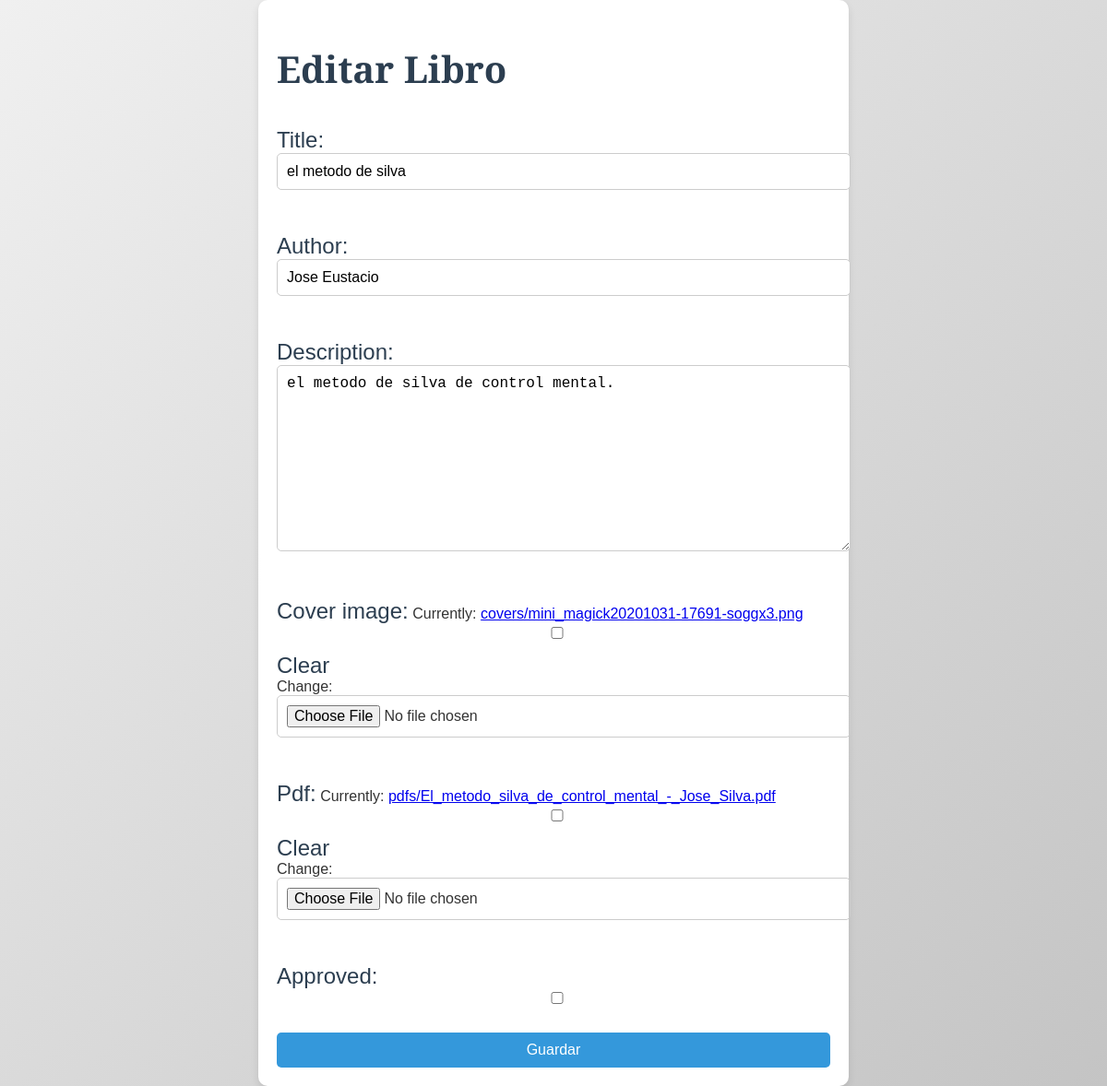
The app's page /book/edit/2/ (signed in), older data.
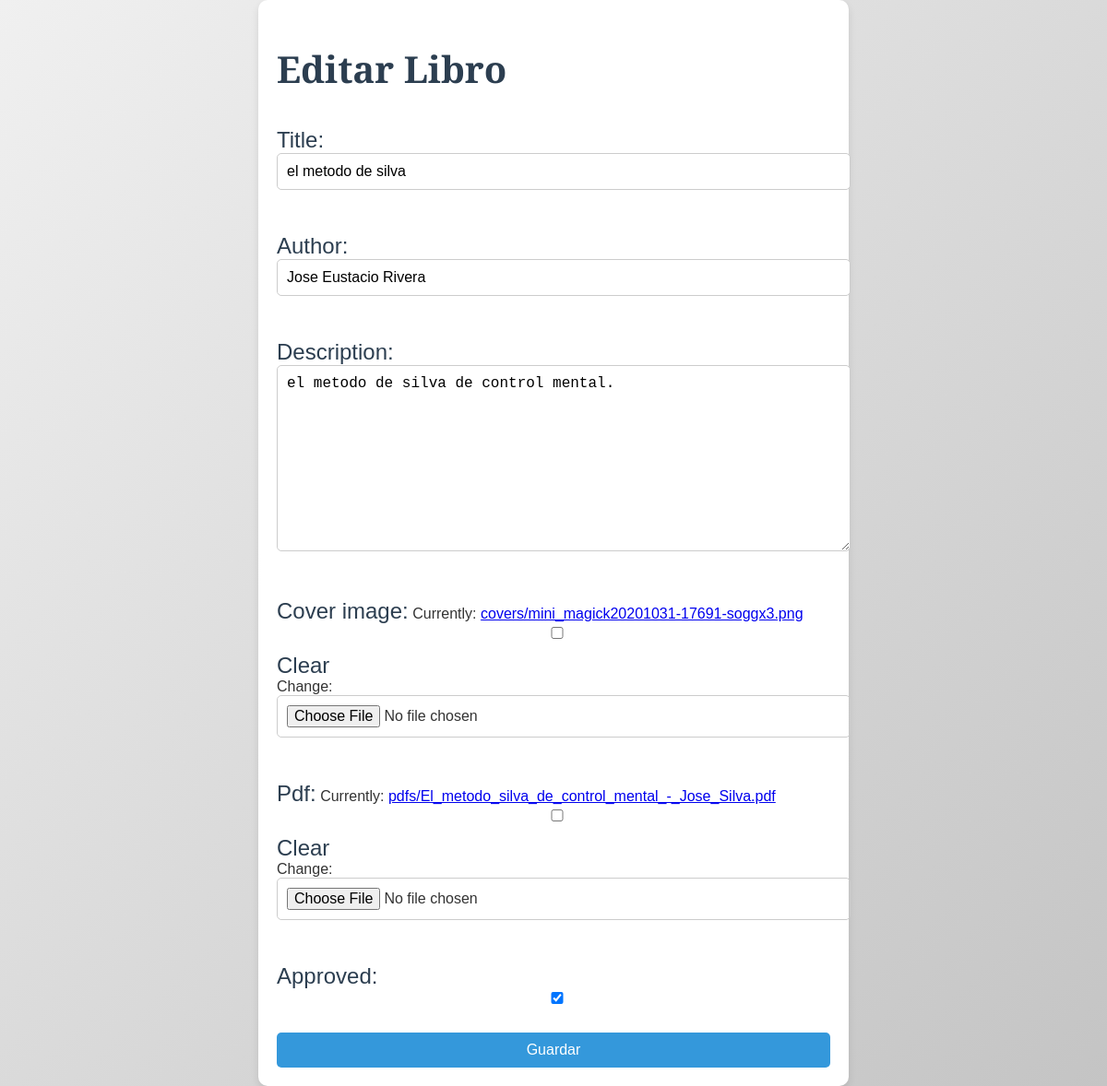
The same page, newer data.
### books/models.py (models this page shows, shortened)
class Book(models.Model):
    title = models.CharField(max_length=255)
    author = models.CharField(max_length=255)
    description = models.TextField()
    cover_image = models.ImageField(upload_to='covers/', blank=True, null=True)
    pdf = models.FileField(upload_to='pdfs/', blank=True, null=True)
    created_at = models.DateTimeField(auto_now_add=True)
    updated_at = models.DateTimeField(auto_now=True)
    approved = models.BooleanField(default=False)  # Nuevo campo para aprobación

### books/views.py (the view)
# urls.py: path('book/edit/<int:book_id>/', views.edit_book, name='edit_book'),
@login_required
def edit_book(request, book_id):
    book = get_object_or_404(Book, id=book_id)
    if request.method == 'POST':
        form = BookForm(request.POST, request.FILES, instance=book)
        if form.is_valid():
            form.save()
            messages.success(request, 'El libro ha sido editado exitosamente.')
            return redirect('admin_books')
    else:
        form = BookForm(instance=book)
    return render(request, 'books/edit_book.html', {'form': form})

### books/forms.py
class BookForm(forms.ModelForm):
    class Meta:
        model = Book
        fields = ['title', 'author', 'description', 'cover_image', 'pdf', 'approved']

### books/templates/books/edit_book.html (shortened to what this page needs)
<!DOCTYPE html>
<html lang="en">
<head>
    {% load static %}
    <link href="https://cdn.jsdelivr.net/npm/boxicons@2.0.9/css/boxicons.min.css" rel="stylesheet">
    <link rel="stylesheet" href="{% static 'css/styles.css' %}">
</head>
<body>
    <div class="add-book-form">
        <h1>{{ form.instance.id|yesno:"Editar Libro,Agregar Nuevo Libro" }}</h1>
        <form method="POST" enctype="multipart/form-data">
            {{ form.as_p }}
            <button type="submit">Guardar</button>
        </form>
    </div>
</body>
</html>

Row changes from the older to the newer data that the page shows:
changed Book "Editar Libro": author "Jose Eustacio" → "Jose Eustacio Rivera"; approved "☐" → "☑"
